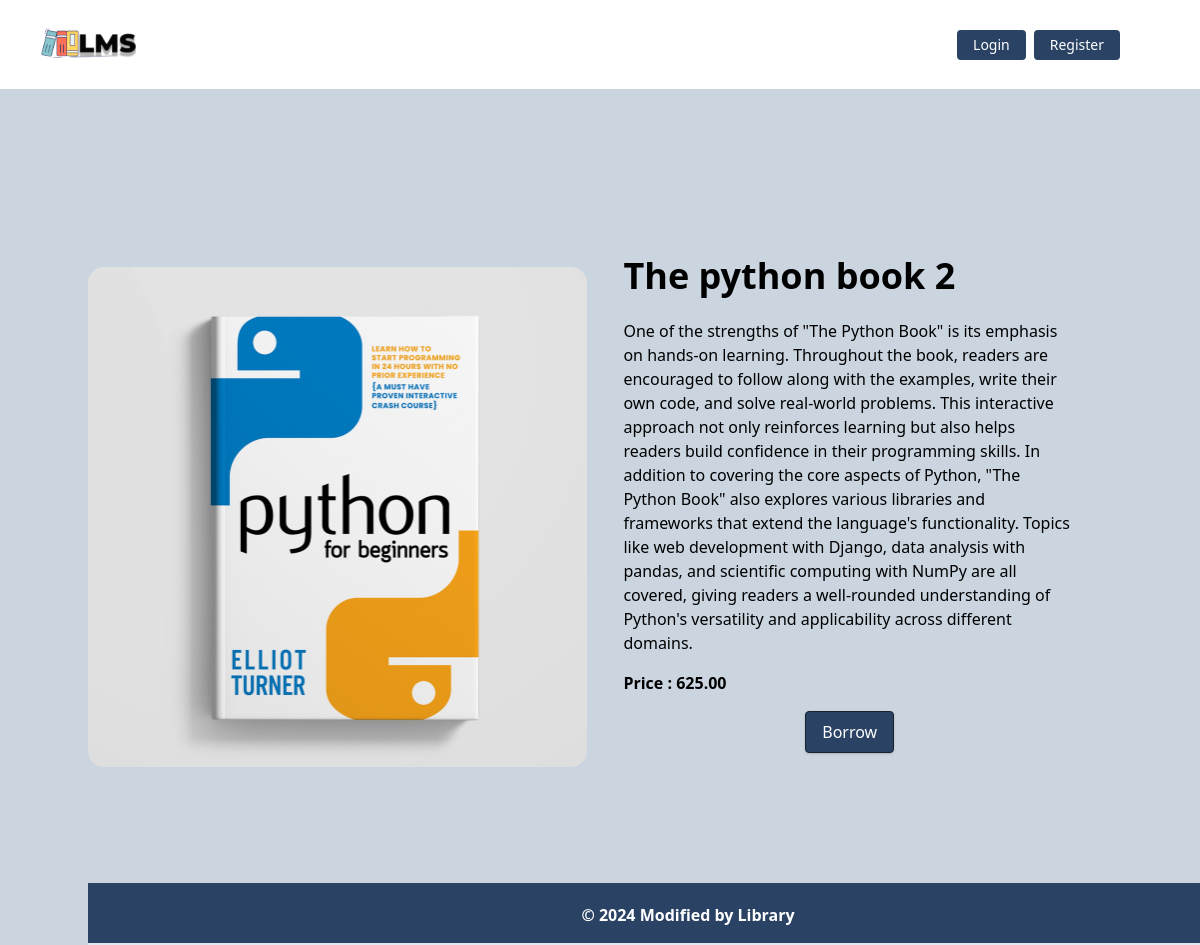
Page /book/details/2/ on the committed database.
### book/models.py (models this page shows, shortened)
class Book(models.Model):
    user = models.ForeignKey(User, on_delete=models.CASCADE, null=True, blank=True)
    account = models.ForeignKey(UserAccount, on_delete=models.CASCADE, null=True, blank=True)
    title = models.CharField(max_length=255)
    book_image= models.ImageField(upload_to="book/media/images/", null=True, blank=True)
    description = models.TextField()
    borrowed_price = models.DecimalField(max_digits=6, decimal_places=2)
    borrowed_date = models.DateTimeField(auto_now_add=True)
    categories = models.ManyToManyField(Category)
    class Meta:
        ordering = ["borrowed_date"]

### book/views.py (the view, shortened to what this page needs)
# urls.py: path("details/<int:id>/", Detail_view.as_view(), name="details"),
class Detail_view(DetailView):
    model= Book
    template_name = "book/details.html"
    pk_url_kwarg = 'id'
    def get_context_data(self, **kwargs):
        context = super().get_context_data(**kwargs)
        post = self.get_object()
        reviews = post.reviews.all()
        review_form = ReviewForm()
        context["reviews"] = reviews
        context["review_form"] = review_form
        return context

### book/templates/book/details.html (shortened to what this page needs)
{% extends "core/base.html" %}
{% load crispy_forms_tags %}
{% block body %}
<div>
    <div class=" container mx-auto flex flex-col md:flex-row items-center my-12 md:my-24">
        <div class="w-full lg:w-1/2 lg:py-6 text-center ">
            <img class="rounded-2xl" src="{{book.book_image.url}}" />
        </div>
        <div
            class="flex flex-col w-full lg:w-1/2 justify-center items-start pt-12 pb-24 px-6 rounded-2xl bg-opacity-70 mx-3">
            <h2 class="font-bold text-4xl my-4">{{book.title}}</h2>
            <p class="leading-normal mb-4">{{book.description}}</p>
            <h3 class="leading-normal mb-4 font-bold ">Price : {{book.borrowed_price}}</h3>
            <div class="flex justify-center w-full">
                <a href="{% url 'borrow_book' book.id %}"
                    class="bg-blue-900 text-white rounded hover:bg-white hover:text-blue-900 hover:border-blue-900 shadow hover:shadow-lg py-2 px-4 border border-gray-900 hover:border-transparent">Borrow</a>
            </div>
        </div>
    </div>
    {% endblock body %}

### rows in the picture
Book: book_image (picture), title "The python book 2", description "One of the strengths of \"The Python Book\" is its emphasis on hands-on learning. Throughout the book, readers are encouraged to follow along with the examples, write their own code, and solve real-world problems. This interactive approach not only reinforces learning but also helps readers build confidence in their programming skills. In addition to covering the core aspects of Python, \"The Python Book\" also explores various libraries and frameworks that extend the language's functionality. Topics like web development with Django, data analysis with pandas, and scientific computing with NumPy are all covered, giving readers a well-rounded understanding of Python's versatility and…", borrowed_price "625.00"
